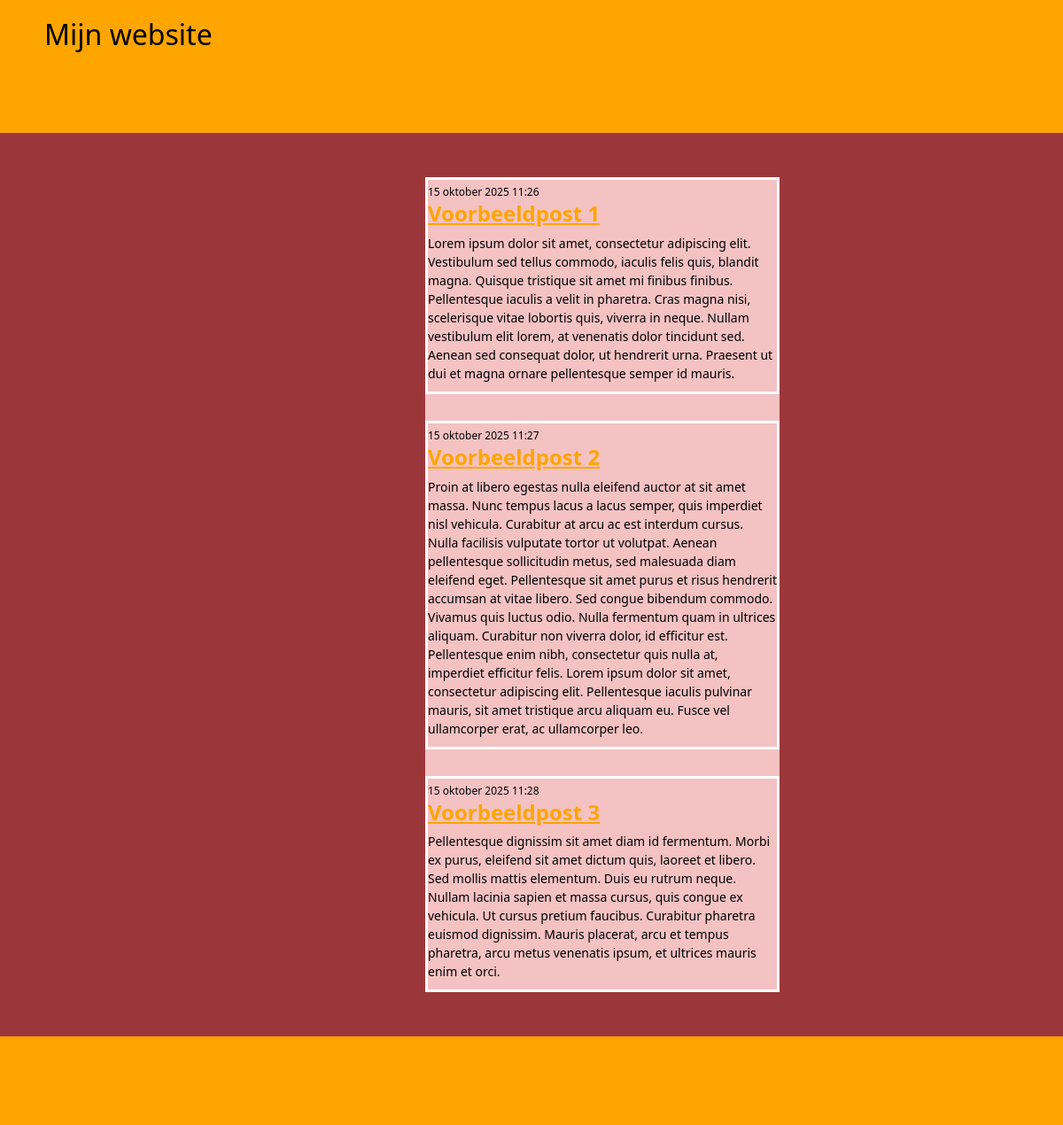
The page / on the database its author committed.
### blog/models.py (models this page shows, shortened)
class Post(models.Model):
    author = models.ForeignKey(settings.AUTH_USER_MODEL, on_delete=models.CASCADE)
    title = models.CharField(max_length=200)
    text = models.TextField()
    created_date = models.DateTimeField(default=timezone.now)
    published_date = models.DateTimeField(blank=True, null=True)

### blog/views.py (the view)
# urls.py: path('', views.post_list, name='post_list'),
def post_list(request):
    posts = Post.objects.filter(published_date__lte=timezone.now()) .order_by('published_date')
    return render(request, 'blog/post_list.html', {'posts': posts})

### blog/templates/blog/post_list.html (shortened to what this page needs)
{% load static %}
<!DOCTYPE html>
<html lang="en">
<head>
    <link href="https://cdn.jsdelivr.net/npm/bootstrap@5.1.3/dist/css/bootstrap.min.css" rel="stylesheet"
>
    <link rel="stylesheet" href="{% static 'css/stijl.css' %}">
</head>
<header>
    <h1>Mijn website</h1>
</header>
<body>
    <main>
        <div class="posts-container">
            {% block content %}
            {% for post in posts %}
            <article class="post">
                <time class="date">
                    {{ post.published_date }}
                </time>
                <h2><a href="">{{ post.title }}</a></h2>
                <p>{{ post.text|linebreaksbr }}</p>
            </article>
            {% endfor %}
            {% endblock %}
        </div>
    </main>
    <footer>
    </footer>
</body>
</html>

### blog/static/css/stijl.css (style rules this page uses)
body { background-color: #9b373b; color: black; }
header { background-color: orange; color: black; padding: 20px; width: 100%; min-height: 150px; text-align: left; }
header h1 { font-size: 32px; margin-left: 30px; }
.posts-container { background-color: #f4c2c2; width: 400px; margin-left: 40%; margin-top: 50px; margin-bottom: 50px; }
.post { border: 3px solid white; margin-bottom: 30px; padding-bottom: 10px; }
.post .date { font-size: 12px; color: black; }
.post h2 { margin-top: 0; font-size: 24px; }
.post h2 a { text-decoration: underline; color: orange; font-weight: bold; }
.post p { font-size: 14px; line-height: 1.5; margin-bottom: 0; }
footer { background-color: orange; width: 100%; min-height: 100px; }
a { color: black; }

### rows shown on the page
Post: published_date "15 oktober 2025 11:26", title "Voorbeeldpost 1", text "Lorem ipsum dolor sit amet, consectetur adipiscing elit. Vestibulum sed tellus commodo, iaculis felis quis, blandit magna. Quisque tristique sit amet mi finibus finibus. Pellentesque iaculis a velit in pharetra. Cras magna nisi, scelerisque vitae lobortis quis, viverra in neque. Nullam vestibulum elit lorem, at venenatis dolor tincidunt sed. Aenean sed consequat dolor, ut hendrerit urna. Praesent ut dui et magna ornare pellentesque semper id mauris."
Post: published_date "15 oktober 2025 11:27", title "Voorbeeldpost 2", text "Proin at libero egestas nulla eleifend auctor at sit amet massa. Nunc tempus lacus a lacus semper, quis imperdiet nisl vehicula. Curabitur at arcu ac est interdum cursus. Nulla facilisis vulputate tortor ut volutpat. Aenean pellentesque sollicitudin metus, sed malesuada diam eleifend eget. Pellentesque sit amet purus et risus hendrerit accumsan at vitae libero. Sed congue bibendum commodo. Vivamus quis luctus odio. Nulla fermentum quam in ultrices aliquam. Curabitur non viverra dolor, id efficitur est. Pellentesque enim nibh, consectetur quis nulla at, imperdiet efficitur felis. Lorem ipsum dolor sit amet, consectetur adipiscing elit. Pellentesque iaculis pulvinar mauris, sit amet tristique…"
Post: published_date "15 oktober 2025 11:28", title "Voorbeeldpost 3", text "Pellentesque dignissim sit amet diam id fermentum. Morbi ex purus, eleifend sit amet dictum quis, laoreet et libero. Sed mollis mattis elementum. Duis eu rutrum neque. Nullam lacinia sapien et massa cursus, quis congue ex vehicula. Ut cursus pretium faucibus. Curabitur pharetra euismod dignissim. Mauris placerat, arcu et tempus pharetra, arcu metus venenatis ipsum, et ultrices mauris enim et orci."
